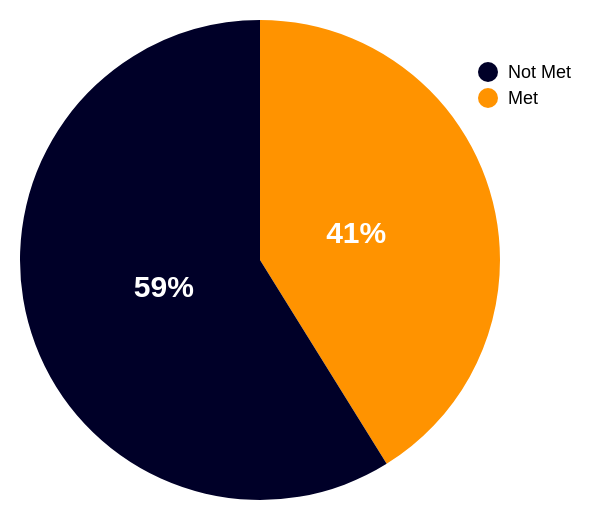

The Vega-Lite source for this figure:
### Vega specification from a JSON file in a GitHub repository (floating-point values rounded to 4 significant figures)
{"$schema": "https://vega.github.io/schema/vega/v5.json", "description": "Companies meeting minimum requirements", "width": 190, "height": 180, "padding": 10, "signals": [{"name": "hoverValue", "value": null, "on": [{"events": "arc:mouseover, @legendLabel:mouseover, @legendSymbol:mouseover", "update": "datum.value"}, {"events": "arc:mouseout, @legendLabel:mouseout, @legendSymbol:mouseout", "update": "null"}]}, {"name": "hoverOpacity", "update": "if(hoverValue, 0.5, 1)", "value": 1}, {"name": "click", "value": null, "on": [{"events": "arc:click", "update": "datum.wikirate_page"}, {"events": "arc:click", "update": "datum.wikirate_page"}]}], "data": [{"name": "counts", "values": [{"value": "Met", "count": 100, "sum_count": 147}, {"value": "Not Met", "count": 143, "sum_count": 147}], "transform": [{"type": "pie", "field": "count", "sort": false}, {"type": "formula", "as": "filter", "expr": "{ value: [datum.value] }"}, {"type": "window", "ops": ["sum"], "fields": ["count"], "frame": [null, null]}, {"type": "formula", "as": "percentage", "expr": "format(datum.count / datum.sum_count, '.0%')"}, {"type": "collect", "sort": {"field": "value"}}, {"type": "formula", "expr": "datum.count + ' out of ' + datum.sum_count + ' statements'", "as": "count_label"}]}], "marks": [{"type": "arc", "from": {"data": "counts"}, "encode": {"enter": {"fill": {"scale": "color", "field": "value"}, "x": {"value": 100}, "y": {"value": 100}, "tooltip": {"field": "count_label"}}, "update": {"startAngle": {"field": "startAngle"}, "endAngle": {"field": "endAngle"}, "padAngle": {"value": 0}, "innerRadius": {"value": 0}, "outerRadius": {"value": 120}, "cornerRadius": {"value": 0}, "opacity": {"signal": "if(hoverValue == datum.value, 1, hoverOpacity)"}}, "hover": {"opacity": {"value": 1}, "cursor": {"value": "pointer"}}}}, {"type": "text", "from": {"data": "counts"}, "encode": {"enter": {"x": {"value": 100}, "y": {"value": 100}, "radius": {"value": 50}, "fontWeight": {"value": "bold"}, "fontSize": {"value": 15}, "theta": {"signal": "(datum.startAngle + datum.endAngle)/2"}, "fill": {"value": "white"}, "align": {"value": "center"}, "baseline": {"value": "middle"}, "text": {"field": "percentage"}}}}], "legends": [{"fill": "color", "type": "symbol", "encode": {"labels": {"name": "legendLabel", "interactive": true, "update": {"fontSize": {"value": 9}, "fontWeight": [{"test": "hoverValue == datum.label", "value": "bold"}, {"value": 400}]}}, "symbols": {"name": "legendSymbol", "interactive": true}}}], "scales": [{"name": "color", "type": "ordinal", "range": ["#000028", "#FF9300"], "domain": ["Not Met", "Met"]}]}
